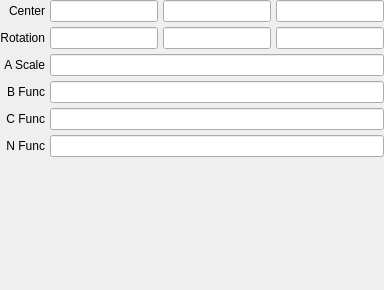
         <widget class="QWidget" name="conic_spiral">
          <layout class="QGridLayout" name="gridLayout_10">
           <property name="margin">
            <number>0</number>
           </property>
           <property name="spacing">
            <number>5</number>
           </property>
           <item row="0" column="0">
            <widget class="QLabel" name="label_73">
             <property name="text">
              <string>Center</string>
             </property>
             <property name="alignment">
              <set>Qt::AlignRight|Qt::AlignTrailing|Qt::AlignVCenter</set>
             </property>
            </widget>
           </item>
           <item row="0" column="1">
            <widget class="QLineEdit" name="lineedit_conic_spiral_translation_x"/>
           </item>
           <item row="0" column="2">
            <widget class="QLineEdit" name="lineedit_conic_spiral_translation_y"/>
           </item>
           <item row="0" column="3">
            <widget class="QLineEdit" name="lineedit_conic_spiral_translation_z"/>
           </item>
           <item row="1" column="0">
            <widget class="QLabel" name="label_72">
             <property name="text">
              <string>Rotation</string>
             </property>
             <property name="alignment">
              <set>Qt::AlignRight|Qt::AlignTrailing|Qt::AlignVCenter</set>
             </property>
            </widget>
           </item>
           <item row="1" column="1">
            <widget class="QLineEdit" name="lineedit_conic_spiral_rotation_x"/>
           </item>
           <item row="1" column="2">
            <widget class="QLineEdit" name="lineedit_conic_spiral_rotation_y"/>
           </item>
           <item row="1" column="3">
            <widget class="QLineEdit" name="lineedit_conic_spiral_rotation_z"/>
           </item>
           <item row="2" column="0">
            <widget class="QLabel" name="label_74">
             <property name="text">
              <string>A Scale</string>
             </property>
             <property name="alignment">
              <set>Qt::AlignRight|Qt::AlignTrailing|Qt::AlignVCenter</set>
             </property>
            </widget>
           </item>
           <item row="2" column="1" colspan="3">
            <widget class="QLineEdit" name="lineedit_conic_spiral_ascale"/>
           </item>
           <item row="3" column="0">
            <widget class="QLabel" name="label_75">
             <property name="text">
              <string>B Func</string>
             </property>
             <property name="alignment">
              <set>Qt::AlignRight|Qt::AlignTrailing|Qt::AlignVCenter</set>
             </property>
            </widget>
           </item>
           <item row="3" column="1" colspan="3">
            <widget class="QLineEdit" name="lineedit_conic_spiral_bfunc"/>
           </item>
           <item row="4" column="0">
            <widget class="QLabel" name="label_76">
             <property name="text">
              <string>C Func</string>
             </property>
             <property name="alignment">
              <set>Qt::AlignRight|Qt::AlignTrailing|Qt::AlignVCenter</set>
             </property>
            </widget>
           </item>
           <item row="4" column="1" colspan="3">
            <widget class="QLineEdit" name="lineedit_conic_spiral_cfunc"/>
           </item>
           <item row="5" column="0">
            <widget class="QLabel" name="label_77">
             <property name="text">
              <string>N Func</string>
             </property>
             <property name="alignment">
              <set>Qt::AlignRight|Qt::AlignTrailing|Qt::AlignVCenter</set>
             </property>
            </widget>
           </item>
           <item row="5" column="1" colspan="3">
            <widget class="QLineEdit" name="lineedit_conic_spiral_nfunc"/>
           </item>
           <item row="6" column="1">
            <spacer name="verticalSpacer_13">
             <property name="orientation">
              <enum>Qt::Vertical</enum>
             </property>
             <property name="sizeHint" stdset="0">
              <size>
               <width>20</width>
               <height>133</height>
              </size>
             </property>
            </spacer>
           </item>
          </layout>
         </widget>
